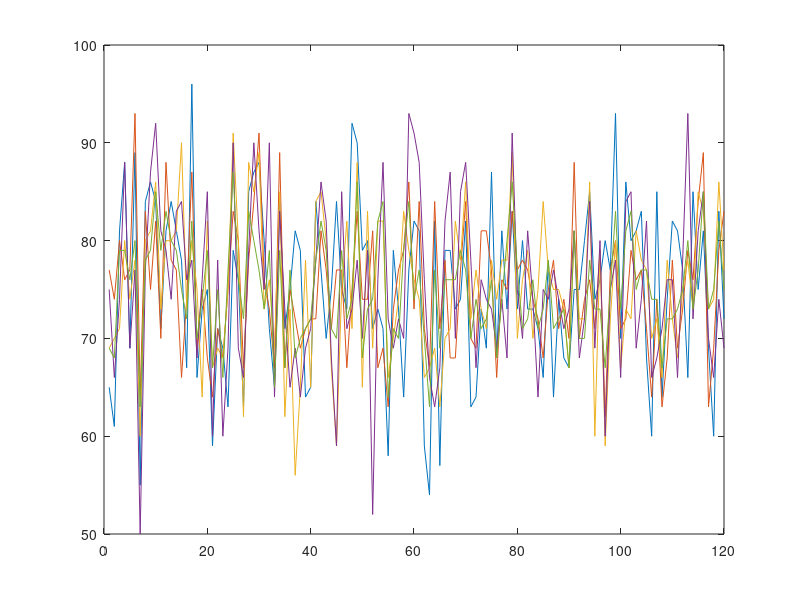
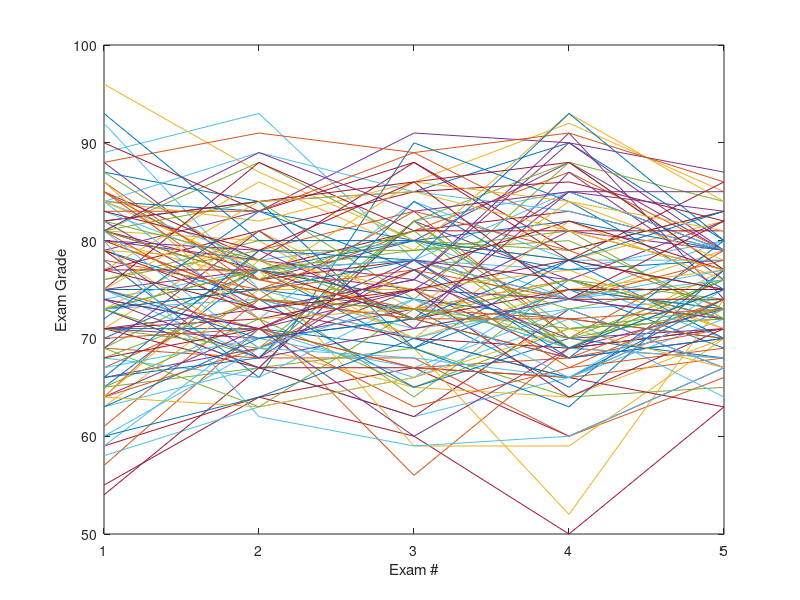
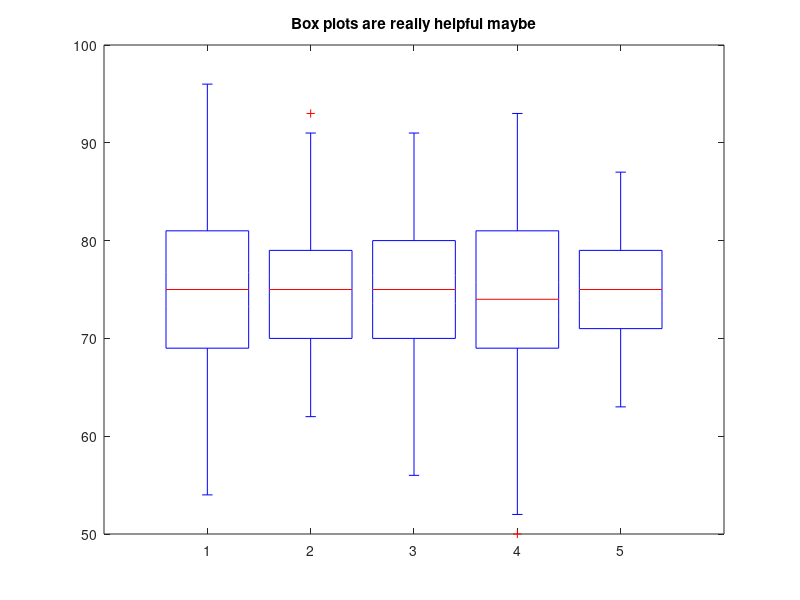
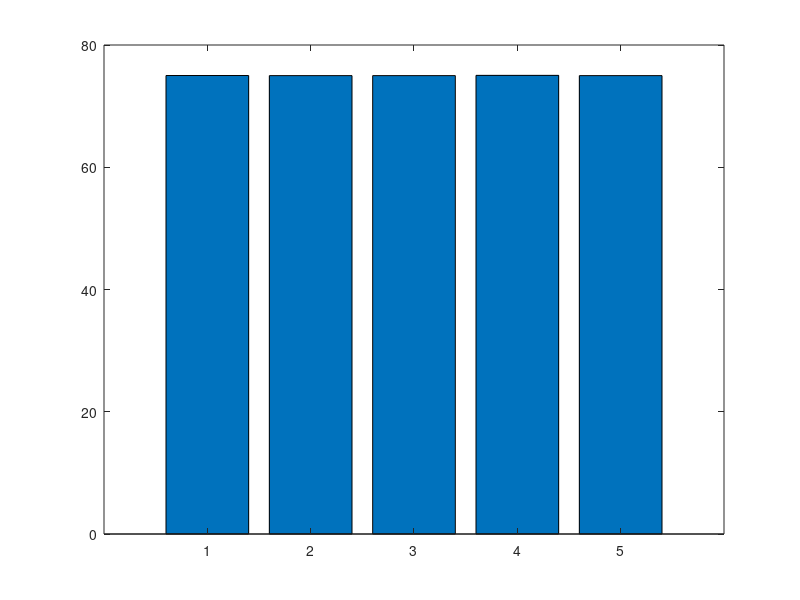

Write the MATLAB code that produced these figures, in order.
%%Load Data into Variable
data = load('examgrades.mat');
grades = data.grades;
%% Visualize Data
figure; plot(grades);

%% Switch X and Y
figure; plot(grades');
xlabel('Exam #')
ylabel('Exam Grade')

%% Try other graphs
figure; boxplot(grades);
title('Box plots are really helpful maybe')

%% Bar Graph
grade_averages = mean(grades);
figure; bar(grade_averages);
%% Standard error, labels
%calculate standard error

exam_std = std(grades);
N = length(grades);
exam_sterr = exam_std/sqrt(N);
%%
figure; bar(grade_averages);
hold on
errorbar(grade_averages,exam_sterr);
exam_labels = {'test','quiz','popquiz','dance-off', 'final'};
xticklabels(exam_labels)
title('I am incredulous')
%% set y limits
ylim([72,77])
